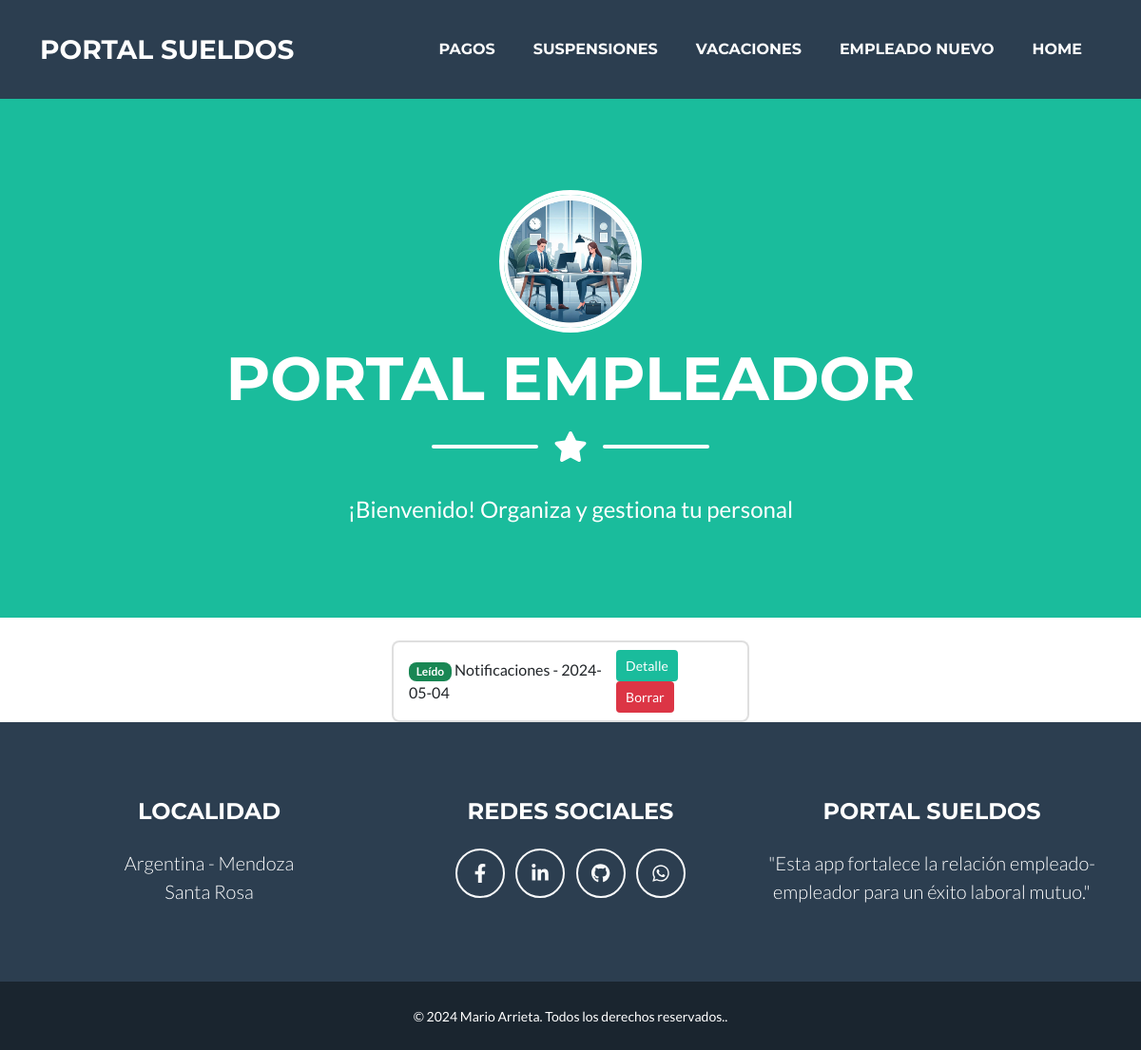
The page /empleador/inicio/ on the database as committed earlier.
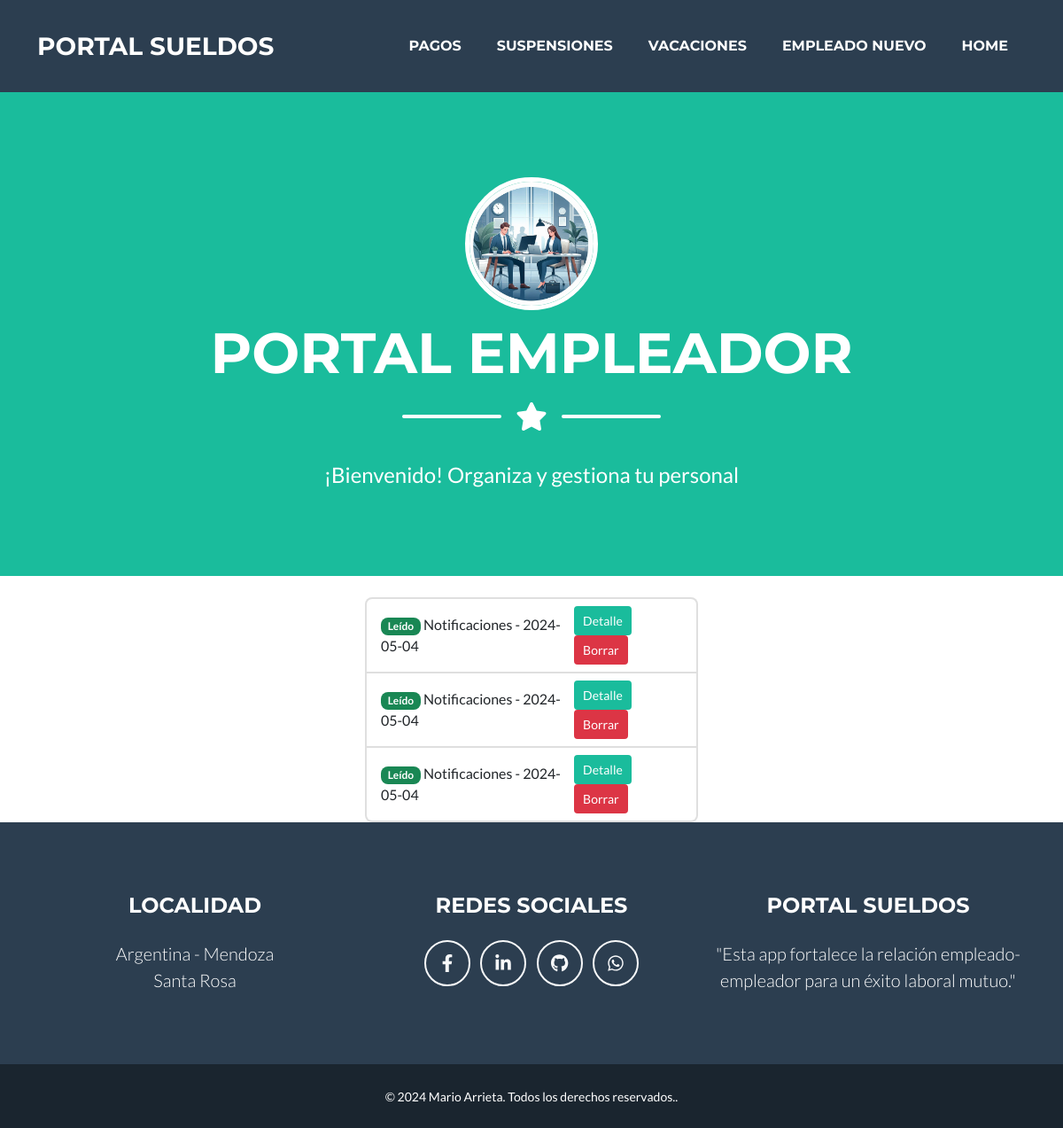
The same page on the database as committed later.
### empleado/models.py (models this page shows)
class Notificaciones(models.Model):
    fecha_notificacion = models.DateField(auto_now=True, verbose_name="Fecha de Notificación")
    tipo = models.CharField(max_length=20, choices=tipo_notificacion, verbose_name= "Tipo")
    descripcion = models.CharField(null= True, blank=True, max_length=200, verbose_name="Descripcion")
    archivo_adjunto = models.FileField (null=True, blank=True, upload_to="archivos/recibos/", verbose_name="Archivo adjunto")
    visto = models.BooleanField (editable=False, default=False, verbose_name="Visto")
    empleado = models.ForeignKey (Empleado, on_delete=models.CASCADE, verbose_name= "Empleado")
    def __str__(self):
        return f"Notificaciones - {self.fecha_notificacion}"
    class Meta:
        verbose_name_plural = "Notificaciones"

### empleador/views.py (the view)
class NotificacionesRead(ListView):
    model = Notificaciones
    template_name = "empleador/index.html"

### empleador/templates/empleador/index.html
{% extends 'core/base.html' %}
{% load static %}
{% block  titulo%}
   <li class="nav-item mx-0 mx-lg-1"><a class="nav-link py-3 px-0 px-lg-3 rounded" href="{% url 'empleador:pagos_create' %}">Pagos</a></li>
   <li class="nav-item mx-0 mx-lg-1"><a class="nav-link py-3 px-0 px-lg-3 rounded" href="{% url 'empleador:suspensiones_create' %}">Suspensiones</a></li>
   <li class="nav-item mx-0 mx-lg-1"><a class="nav-link py-3 px-0 px-lg-3 rounded" href="{% url 'empleador:vacaciones_create' %}">Vacaciones</a></li>
   <li class="nav-item mx-0 mx-lg-1"><a class="nav-link py-3 px-0 px-lg-3 rounded" href="{% url 'empleador:empleado_create' %}">Empleado Nuevo</a></li>
   <li class="nav-item mx-0 mx-lg-1"><a class="nav-link py-3 px-0 px-lg-3 rounded" href="{% url 'core:index' %}">Home</a></li>
{% endblock titulo %}
{% block imagen %}
   {% static 'empleador/img/empleador.webp' %}
{% endblock imagen %}
{% block pagina%}
   PORTAL EMPLEADOR
{% endblock pagina%}
{% block mensaje%}
    ¡Bienvenido! Organiza y gestiona tu personal
{% endblock mensaje%}
{% block formulario %}
    <br>
            {% if object_list %}
            <div class="row justify-content-center m-0">
                <div class="col-lg-4  ">
                    <ul class="list-group">
                        {% for pago in object_list %}
                        <li class="list-group-item d-flex justify-content-between align-items-center">
                            <div>
                                {% if not pago.leido %}
                                    <span class="badge bg-success">Leído</span>
                                {% else %}
                                    <span class="badge bg-warning text-dark">No leído</span>
                                {% endif %}
                                {{ pago}}
                            </div>
                            <div>
                                <a href="{% url 'empleado:pagos_detail' pago.id %}" class="btn btn-sm btn-primary mx-1">Detalle</a>
                                <a href="" class="btn btn-sm btn-danger mx-1">Borrar</a>
                            </div>
                        </li>
                        {% endfor %}
                    </ul>
                </div>
            </div>
            {% else %}
            <div class="row justify-content-center m-0">
                <div class="col-lg-5 text-center">
                    <p class="text-muted">No se encontraron pagos para la búsqueda solicitada.</p>
                </div>
            </div>
            {% endif %}
{% endblock formulario%}

Rows that differ between the two databases and show on the page:
added Notificaciones: fecha_notificacion "Notificaciones - 2024-05-04"
added Notificaciones: fecha_notificacion "Notificaciones - 2024-05-04"
